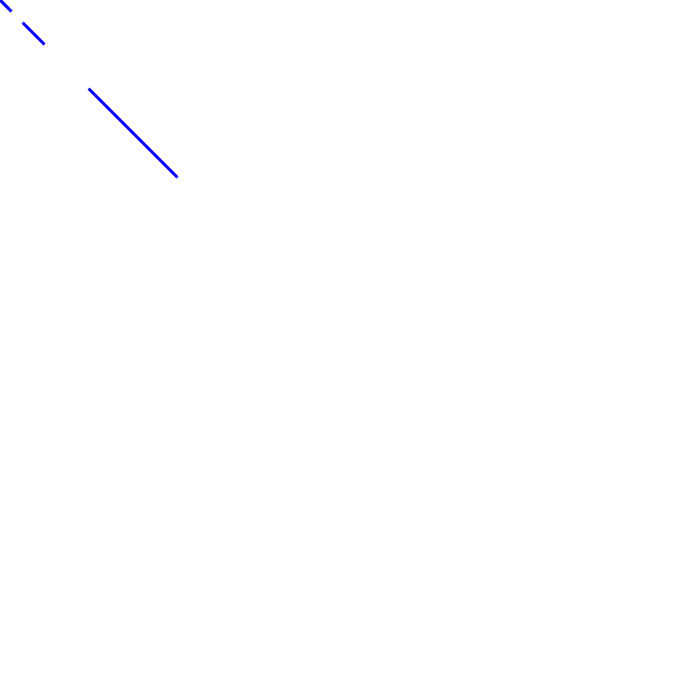
Frame 1 (no input)
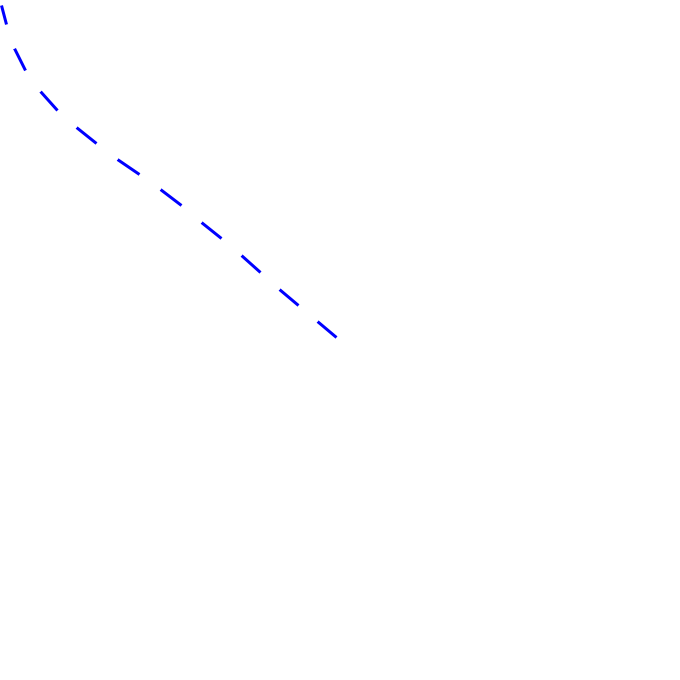
Frame 60 (the mouse pressed at the canvas centre just before this capture)
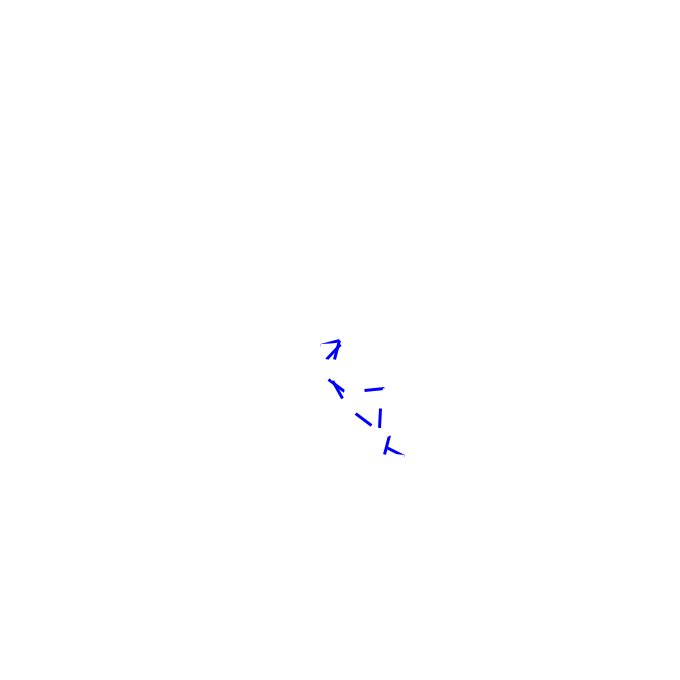
Frame 120 (the mouse held since frame 60 and released just before this capture)

The Processing sketch that drew these frames (run headless with seeded random() and noise(); from frame 60 on, the mouse is pressed at the canvas centre):

// Processing sketch: processing_177697
// ── processing_177697.pde

Point[] p = new Point[20];
Link link;

void setup() {
  size(680, 680);
  stroke(255, 100);

  for (int i = 0; i < p.length; i++) {
    p[i] = new Point();
  }
  link = new Link(p);
}

void draw() {
  background(255);

  link.display();
}

class Point {
  float x;
  float y;
  float lastX;
  float lastY;
  float nextX;
  float nextY;
  float velX;
  float velY;

  Point() {
  }
  
  void move(boolean isDynamic, boolean isFixed) {
    if (isDynamic == true) {
      velX = x - lastX;
      velY = y - lastY;

      velX *= .97;
      velY *= .97;

      nextX = x + velX;
      nextY = y + velY + .1;

      lastX = x;
      lastY = y;

      x = nextX;
      y = nextY;
    } else if (isFixed == true) {
      x = 340;
      y = 340;
    } else {
      x = mouseX;
      y = mouseY;
    }
  }
}

class Link {
  float restingDistance = 20;
  float[] diffX;
  float[] diffY;
  float[] distance;
  float[] difference;
  float[] translateX;
  float[] translateY;
  Point[] p;

  Link(Point[] point) {
    p = point;
    diffX = new float[p.length];
    diffY = new float[p.length];
    distance = new float[p.length];
    difference = new float[p.length];
    translateX = new float[p.length];
    translateY = new float[p.length];
  }
  void solve() {
    for (int i = 0; i < p.length-1; i++) {
      // calculate the distance
      diffX[i] = p[i].x - p[i+1].x;
      diffY[i] = p[i].y - p[i+1].y;
      distance[i] = sqrt(diffX[i] * diffX[i] + diffY[i] * diffY[i]) ;

      // difference scalar
      difference[i] = (restingDistance - distance[i]) / distance[i];
      
      // translation for each Point. They'll be pushed 1/2 the required distance to match their resting distances.
      translateX[i] = diffX[i] * 0.5 * difference[i];
      translateY[i] = diffY[i] * 0.5 * difference[i];

      p[i].x += translateX[i];
      p[i].y += translateY[i];

      p[i+1].x -= translateX[i];
      p[i+1].y -= translateY[i];
    }
  }

  void display() {
    p[0].move(false, true);// isDynamic = false for the first point  because it is fixed
    for (int i = 1; i < p.length-1; i++) {
        p[i].move(true, false);
    }
    p[p.length - 1].move(false, false);  //  isDynamic = false for the last point
    solve();
    for (int i = 0; i < p.length-1; i++) {
      if (i % 2 == 1) {
        stroke(color(255,255,255));
      } else {
        stroke(color(0,0,255));
      }
      strokeCap(SQUARE);
      strokeWeight(3);
      line(p[i].x, p[i].y, p[i+1].x, p[i+1].y);
      // if points have a dimension, the chain comes to rest stretched by this dimension for each link
      //noStroke();
      //fill(color(255,255,255));
      //ellipse(p[i].x, p[i].y, 0, 0);
      //ellipse(p[i+1].x, p[i+1].y, 0, 0);
    }
    // no need for the ball on the end of the chain
    //ellipse(p[p.length-1].x, p[p.length-1].y, 3, 3);
  }
}
